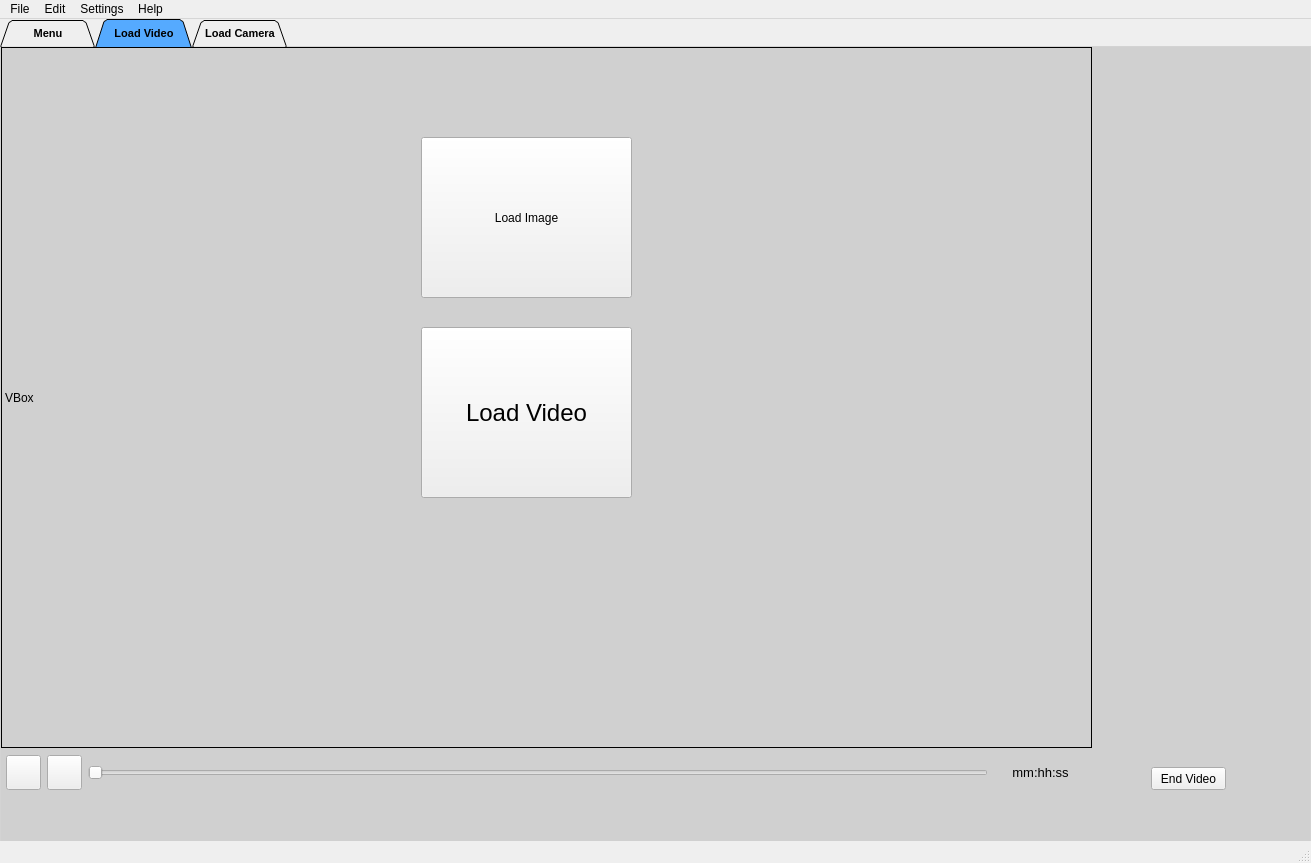
<?xml version="1.0" encoding="UTF-8"?>
<ui version="4.0">
 <class>MainWindow</class>
 <widget class="QMainWindow" name="MainWindow">
  <property name="geometry">
   <rect>
    <x>0</x>
    <y>0</y>
    <width>1311</width>
    <height>863</height>
   </rect>
  </property>
  <property name="windowTitle">
   <string>MainWindow</string>
  </property>
  <widget class="QWidget" name="centralwidget">
   <widget class="QTabWidget" name="tabWidget">
    <property name="geometry">
     <rect>
      <x>0</x>
      <y>0</y>
      <width>1311</width>
      <height>841</height>
     </rect>
    </property>
    <property name="font">
     <font>
      <pointsize>8</pointsize>
      <weight>75</weight>
      <bold>true</bold>
     </font>
    </property>
    <property name="styleSheet">
     <string notr="true">QTabWidget::pane {
  border: 1px solid lightgray;
  top:-1px; 
  background:rgb(208, 208, 208);; 
} 

QTabBar::tab {
  background: rgb(230, 230, 230);  
  height:12px;
  width: 80px;
  border: 1px solid lightgray; 
  padding: 7px;
} 

QTabBar::tab:selected { 
  background: rgb(85, 170, 255); 
  margin-bottom: -1px; 
}</string>
    </property>
    <property name="tabPosition">
     <enum>QTabWidget::North</enum>
    </property>
    <property name="tabShape">
     <enum>QTabWidget::Triangular</enum>
    </property>
    <property name="currentIndex">
     <number>1</number>
    </property>
    <widget class="QWidget" name="menu_tab">
     <attribute name="title">
      <string>Menu</string>
     </attribute>
     <widget class="QLabel" name="label">
      <property name="geometry">
       <rect>
        <x>0</x>
        <y>0</y>
        <width>971</width>
        <height>651</height>
       </rect>
      </property>
      <property name="frameShape">
       <enum>QFrame::Box</enum>
      </property>
      <property name="text">
       <string>TextLabel</string>
      </property>
     </widget>
     <widget class="QPushButton" name="localMode">
      <property name="geometry">
       <rect>
        <x>240</x>
        <y>230</y>
        <width>91</width>
        <height>41</height>
       </rect>
      </property>
      <property name="text">
       <string>Local tracking</string>
      </property>
     </widget>
     <widget class="QPushButton" name="liveMode">
      <property name="geometry">
       <rect>
        <x>510</x>
        <y>230</y>
        <width>91</width>
        <height>41</height>
       </rect>
      </property>
      <property name="text">
       <string>Live Tracking</string>
      </property>
     </widget>
    </widget>
    <widget class="QWidget" name="load_video_tab">
     <attribute name="title">
      <string>Load Video</string>
     </attribute>
     <widget class="QLabel" name="VBox">
      <property name="geometry">
       <rect>
        <x>0</x>
        <y>0</y>
        <width>1091</width>
        <height>701</height>
       </rect>
      </property>
      <property name="frameShape">
       <enum>QFrame::Box</enum>
      </property>
      <property name="text">
       <string>VBox</string>
      </property>
     </widget>
     <widget class="QPushButton" name="endVideo">
      <property name="geometry">
       <rect>
        <x>1150</x>
        <y>720</y>
        <width>75</width>
        <height>23</height>
       </rect>
      </property>
      <property name="text">
       <string>End Video</string>
      </property>
     </widget>
     <widget class="QPushButton" name="loadVideoFile">
      <property name="geometry">
       <rect>
        <x>420</x>
        <y>280</y>
        <width>211</width>
        <height>171</height>
       </rect>
      </property>
      <property name="font">
       <font>
        <pointsize>18</pointsize>
       </font>
      </property>
      <property name="text">
       <string>Load Video</string>
      </property>
     </widget>
     <widget class="QPushButton" name="loadImageFile">
      <property name="geometry">
       <rect>
        <x>420</x>
        <y>90</y>
        <width>211</width>
        <height>161</height>
       </rect>
      </property>
      <property name="text">
       <string>Load Image</string>
      </property>
     </widget>
     <widget class="QWidget" name="horizontalLayoutWidget">
      <property name="geometry">
       <rect>
        <x>0</x>
        <y>700</y>
        <width>1091</width>
        <height>51</height>
       </rect>
      </property>
      <layout class="QHBoxLayout" name="playControlLayout" stretch="0,0,0,0">
       <property name="spacing">
        <number>6</number>
       </property>
       <property name="sizeConstraint">
        <enum>QLayout::SetDefaultConstraint</enum>
       </property>
       <property name="leftMargin">
        <number>5</number>
       </property>
       <property name="rightMargin">
        <number>5</number>
       </property>
       <item>
        <widget class="QPushButton" name="playButton">
         <property name="sizePolicy">
          <sizepolicy hsizetype="Fixed" vsizetype="Fixed">
           <horstretch>0</horstretch>
           <verstretch>0</verstretch>
          </sizepolicy>
         </property>
         <property name="minimumSize">
          <size>
           <width>1</width>
           <height>1</height>
          </size>
         </property>
         <property name="maximumSize">
          <size>
           <width>35</width>
           <height>35</height>
          </size>
         </property>
         <property name="text">
          <string/>
         </property>
        </widget>
       </item>
       <item>
        <widget class="QPushButton" name="stopButton">
         <property name="maximumSize">
          <size>
           <width>35</width>
           <height>35</height>
          </size>
         </property>
         <property name="text">
          <string/>
         </property>
        </widget>
       </item>
       <item>
        <widget class="QSlider" name="videoSlider">
         <property name="maximumSize">
          <size>
           <width>900</width>
           <height>16777215</height>
          </size>
         </property>
         <property name="orientation">
          <enum>Qt::Horizontal</enum>
         </property>
        </widget>
       </item>
       <item>
        <widget class="QLabel" name="videoProgress">
         <property name="font">
          <font>
           <pointsize>10</pointsize>
          </font>
         </property>
         <property name="text">
          <string>mm:hh:ss</string>
         </property>
         <property name="alignment">
          <set>Qt::AlignCenter</set>
         </property>
        </widget>
       </item>
      </layout>
     </widget>
    </widget>
    <widget class="QWidget" name="load_cam_tab">
     <attribute name="title">
      <string>Load Camera</string>
     </attribute>
     <widget class="QLabel" name="VBox_2">
      <property name="geometry">
       <rect>
        <x>0</x>
        <y>0</y>
        <width>1091</width>
        <height>701</height>
       </rect>
      </property>
      <property name="frameShape">
       <enum>QFrame::Box</enum>
      </property>
      <property name="text">
       <string>CamBox</string>
      </property>
     </widget>
     <widget class="QPushButton" name="openCameraSource">
      <property name="geometry">
       <rect>
        <x>420</x>
        <y>270</y>
        <width>211</width>
        <height>171</height>
       </rect>
      </property>
      <property name="font">
       <font>
        <pointsize>18</pointsize>
       </font>
      </property>
      <property name="text">
       <string>Open Camera</string>
      </property>
     </widget>
    </widget>
   </widget>
  </widget>
  <widget class="QMenuBar" name="menubar">
   <property name="geometry">
    <rect>
     <x>0</x>
     <y>0</y>
     <width>1311</width>
     <height>21</height>
    </rect>
   </property>
   <widget class="QMenu" name="menuFile">
    <property name="title">
     <string>File</string>
    </property>
    <addaction name="actionNew_Local_Tracking"/>
    <addaction name="actionNew_Live_Tracking"/>
   </widget>
   <widget class="QMenu" name="menuEdit">
    <property name="title">
     <string>Edit</string>
    </property>
   </widget>
   <widget class="QMenu" name="menuSettings">
    <property name="title">
     <string>Settings</string>
    </property>
   </widget>
   <widget class="QMenu" name="menuHelp">
    <property name="title">
     <string>Help</string>
    </property>
   </widget>
   <addaction name="menuFile"/>
   <addaction name="menuEdit"/>
   <addaction name="menuSettings"/>
   <addaction name="menuHelp"/>
  </widget>
  <widget class="QStatusBar" name="statusbar"/>
  <action name="actionNew_Local_Tracking">
   <property name="text">
    <string>New Local Tracking</string>
   </property>
  </action>
  <action name="actionNew_Live_Tracking">
   <property name="text">
    <string>New Live Tracking</string>
   </property>
  </action>
 </widget>
 <resources/>
 <connections/>
</ui>
